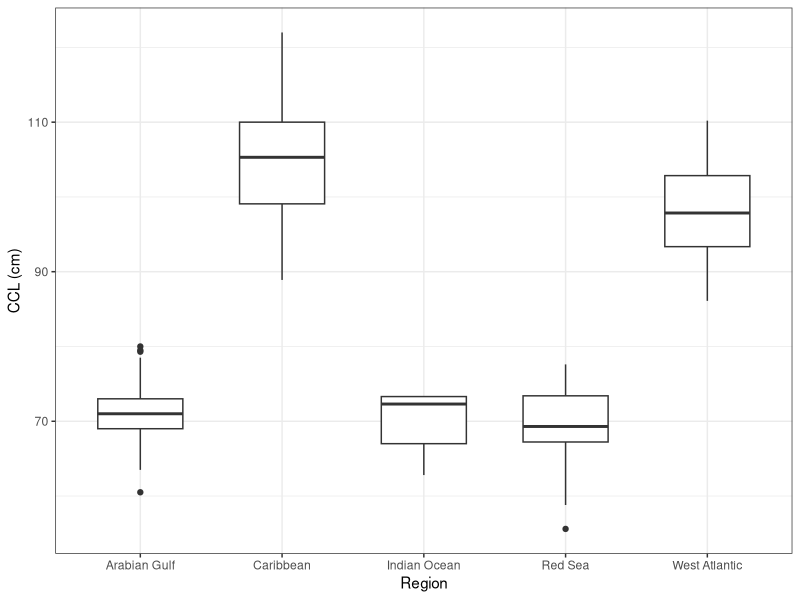
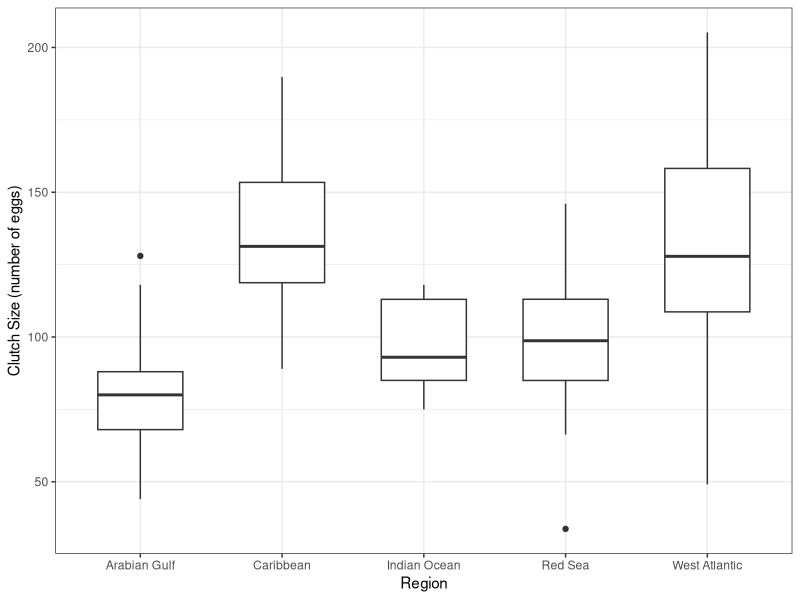
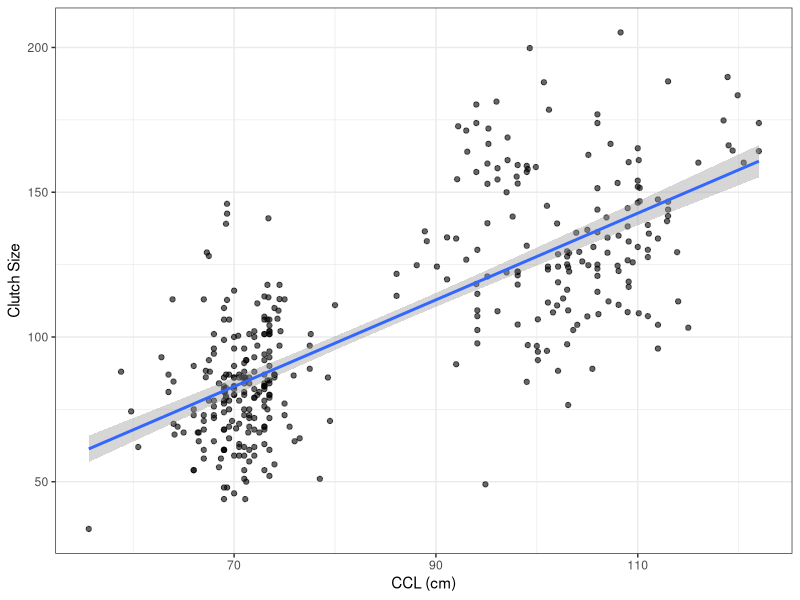

Source code (R) for these figures, in order:
## ---- chunk 1
library(tidyverse)

turtles = read_csv("pone.0203257.s001.csv") # read the data file
## ---- chunk 2
library(tidyverse)

turtles.clean = turtles |>
    select(-`Nesting Season Length (d)`, -`SCL`, -`CCW`, -`Reference`) |> # get rid of columns we are not using
    drop_na(`CCL`, `Clutch Size`, `Region`) |> # drop missing values in useful columns
    rename(`Curved Carapace Length` = CCL) # rename columns to be clearer
## ---- chunk 3
#| label: fig-ccl-across-regions
#| fig-cap: "Comparison of Curved Carapace Length Across Regions"
#| fig-width: 5
#| fig-height: 3
#| scale: "80%"
#| fig-align: "center"
#| size: scriptsize

library(ggplot2)

turtles.clean |>
  ggplot(aes(x = Region, y = `Curved Carapace Length`)) +
  geom_boxplot(width = 0.6) +
  labs(
    x = "Region",
    y = "CCL (cm)"
  ) +
  theme_bw()
## ---- chunk 4
#| label: tbl-ccl-by-region
#| tbl-cap: "Curved Carapace Lengths Across Regions"
#| tbl-align: "center"
#| echo: false

table.2 = turtles.clean |>
  group_by(Region) |> # groups numerical summaries by region for clarity
  summarize(
    mean.ccl = mean(`Curved Carapace Length`, na.rm = TRUE), #na.rm = T gets rid of NAs
    median.ccl = median(`Curved Carapace Length`, na.rm = TRUE),
    sd.ccl = sd(`Curved Carapace Length`, na.rm = TRUE),
    iqr.ccl = IQR(`Curved Carapace Length`, na.rm = TRUE),
    skew.ccl = e1071::skewness(`Curved Carapace Length`, na.rm = TRUE),
    e.kurt.ccl = e1071::kurtosis(`Curved Carapace Length`, na.rm = TRUE),
    n.ccl = n()
  )

  knitr::kable(table.2, digits = 2)
## ---- chunk 5
#| label: fig-clutch-size-across-regions
#| fig-cap: "Comparison of Clutch Size Across Regions"
#| fig-width: 5
#| fig-height: 3
#| scale: "80%"
#| fig-align: "center"
#| size: scriptsize

turtles.clean |>
  ggplot(aes(x = Region, y = `Clutch Size`)) +
  geom_boxplot(width = 0.6) +
  labs(
    x = "Region",
    y = "Clutch Size (number of eggs)"
  ) +
  theme_bw()
## ---- chunk 6
#| label: tbl-clutch-size-by-region
#| tbl-cap: "Clutch Sizes Across Regions"
#| tbl-align: "center"
#| echo: false

table.3 = turtles.clean |>
  group_by(Region) |> # groups numerical summaries by region for clarity
  summarize(
    mean.clutch = mean(`Clutch Size`, na.rm = TRUE), #na.rm = T gets rid of NAs
    median.clutch = median(`Clutch Size`, na.rm = TRUE),
    sd.clutch = sd(`Clutch Size`, na.rm = TRUE),
    iqr.clutch = IQR(`Clutch Size`, na.rm = TRUE),
    skew.clutch = e1071::skewness(`Clutch Size`, na.rm = TRUE),
    e.kurt.clutch = e1071::kurtosis(`Clutch Size`, na.rm = TRUE),
    n = n()
  )

  knitr::kable(table.3, digits = 2)
## ---- chunk 7
#| label: fig-turtle-size-v-clutch-size
#| fig-cap: "Relationship Between Turtle Size and Clutch Size"
#| fig-width: 5
#| fig-height: 3
#| scale: "80%"
#| fig-align: "center"
#| size: scriptsize

turtles.clean |>
  ggplot(aes(x = `Curved Carapace Length`, y = `Clutch Size`)) +
  geom_point(alpha = 0.6) +
  geom_smooth(method = "lm") +
  labs(
    x = "CCL (cm)",
    y = "Clutch Size"
  ) +
  theme_bw()
## ---- chunk 8
#| label: tbl-ccl-v-clutch-size
#| tbl-cap: "Correlation of Curved Carapce Length and Clutch Size"
#| tbl-align: "center"
#| echo: false

correlation = turtles.clean |>
  summarize(
    n = sum(!is.na(`Curved Carapace Length`) & !is.na(`Clutch Size`)), # count
    corr = cor(`Curved Carapace Length`,`Clutch Size`, method = "pearson", use = "complete.obs") # complete.obs gets rid of NAs
  ) 

  knitr::kable(correlation, digits = 2) 
